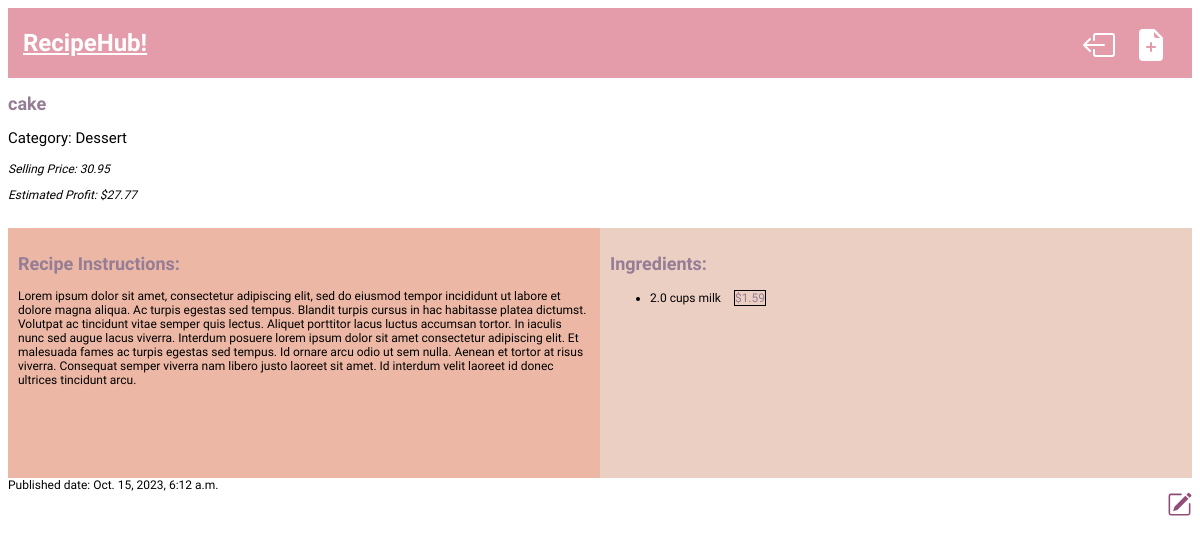
The app's page /recipes/2/ (signed in) with its own data.
### Recipehub/models.py (models this page shows, shortened)
class Recipe(models.Model):
    title = models.CharField(max_length=255)
    selling_price = models.FloatField()
    category = models.ForeignKey(Category, on_delete=models.CASCADE)
    instructions = models.TextField(default="No instructions provided.")
    created_date = models.DateTimeField(default=timezone.now)
    published_date = models.DateTimeField(blank=True, null=True)
    def profit_calculator(self):
        cost_price = 0
        recipe_indgredients = RecipeIngredient.objects.filter(recipe=self)
        for recipe_ingredient in recipe_indgredients:
            ingredient = recipe_ingredient.ingredient
            quantity = float(recipe_ingredient.quantity)
            ingredient_cost = ingredient.cost
            cost_price += quantity * ingredient_cost
        profit = self.selling_price - cost_price
        formatted_profit = "{:.2f}".format(profit)
        return formatted_profit

class Category(models.Model):
    name = models.CharField(max_length=225)

class RecipeIngredient(models.Model):
    recipe = models.ForeignKey(Recipe, on_delete=models.CASCADE)
    ingredient = models.ForeignKey(Ingredient, on_delete=models.CASCADE)
    quantity = models.FloatField()
    unit = models.CharField(max_length=50, choices=UnitChoices.choices, default=UnitChoices.OUNCE)

class Ingredient(models.Model):
    name = models.CharField(max_length=225)
    cost = models.FloatField()

### Recipehub/views.py (the view)
# urls.py: path('recipes/<int:pk>/', views.recipe_detail, name='recipe_detail'),
@login_required
def recipe_detail(request, pk):
    recipe = get_object_or_404(Recipe, pk=pk)
    recipe.formatted_profit = recipe.profit_calculator()
    recipe.recipe_ingredients = RecipeIngredient.objects.filter(recipe=recipe)
    return render(request, 'Recipehub/recipe_detail.html', {'recipe': recipe})

### Recipehub/templates/Recipehub/recipe_detail.html (shortened to what this page needs)
{% extends 'Recipehub/base.html' %}
{% block content %}
{% if user.is_authenticated %}
<ARTICLE>
    <h2>{{ recipe.title }}</h2>
    <p style="font-size: 15px;"></pstyle> Category: {{ recipe.category.name }} </p>
    <p><em>Selling Price: {{ recipe.selling_price }}</em></p>
    <p><em>Estimated Profit: ${{ recipe.formatted_profit }}</em></p>
    <br>
    <div class ="row">
        <div class="column" style="background-color:#ecb8a5;">
            <h2> Recipe Instructions: </h2>
            <p> {{ recipe.instructions | linebreaksbr}}</p>
        </div>
        <div class="column" style="background-color:#eccfc3;">
            <h2> Ingredients: </h2>
            <ul>
                {% for recipe_ingredient in recipe.recipe_ingredients %}
                    <li>
                        <span>{{ recipe_ingredient.quantity }} {{ recipe_ingredient.unit}}s {{ recipe_ingredient.ingredient.name }} </span>
                        <span class="ingredient-cost">${{ recipe_ingredient.ingredient.cost }}</span>
                    </li>
                {% endfor %}
            </div>
        </div>
    <time> Published date: {{ recipe.published_date }} </time>
     <aside class="actions" style="padding-right: 27 px">
        <a class="btn btn-secondary" href="{% url 'recipe_edit' pk=recipe.pk %}">
        </a>
    </aside>
</ARTICLE>
<br>
{% endif %}
{% endblock %}

### Recipehub/templates/Recipehub/base.html (shortened to what this page needs)
{% load static %}
<!DOCTYPE html>
<html>
<head>
    <link rel="stylesheet" href="{% static 'css/Recipehub.css' %}">
</head>
<body>
    <header class="page-header">
        <div class="container">
            {% if user.is_authenticated %}
                <a href="{% url 'recipe_create' %}" class="top-menu">
                </a>
                <a href="{% url 'logout' %}" class="top-menu">
                </a>
            {% else %}
                <a href="{% url 'login' %}" class="top-menu">
                    {% include './icons/login.svg' %}
                </a>
            {% endif %}
            <h1><a href="/">RecipeHub!</a></h1>
        </div>
    </header>
    <main class="container">
        <div class="row">
            <div class="col">
                {% block content %}
                {% endblock %}
            </div>
        </div>
    </main>
</body>
</html>

### Recipehub/static/css/Recipehub.css (style rules this page uses)
.page-header { padding: 5px; background: #e49cab; }
a { color: #e69646; font-family: 'Quicksand'; }
h1 a { color: white; font-family: 'Kaushan Script'; padding-left: 10px; }
body { font-family: 'Quicksand'; font-size: 12px; }
h2 { color: #957D95; }
* { box-sizing: border-box; }
.column { float: left; width: 50%; padding: 10px; height: 250px; }
.row:after { content: ""; display: table; clear: both; }
.ingredient-cost { margin-left: 10px; color: #957D95; border: .5px solid #000; line-height: 1.5 }
.btn-secondary, .btn-secondary:visited { color: #904C77; background: none; border-color: #904C77; float: right; }
.top-menu, .top-menu:hover, .top-menu:visited { color: #ffffff; float: right; font-size: 26pt; margin-right: 20px; }

### records on screen
Recipe: title "cake", category.name "Dessert", selling_price "30.95", formatted_profit "27.77", instructions "Lorem ipsum dolor sit amet, consectetur adipiscing elit, sed do eiusmod tempor incididunt ut labore et dolore magna aliqua. Ac turpis egestas sed tempus. Blandit turpis cursus in hac habitasse platea dictumst. Volutpat ac tincidunt vitae semper quis lectus. Aliquet porttitor lacus luctus accumsan tortor. In iaculis nunc sed augue lacus viverra. Interdum posuere lorem ipsum dolor sit amet consectetur adipiscing elit. Et malesuada fames ac turpis egestas sed tempus. Id ornare arcu odio ut sem nulla. Aenean et tortor at risus viverra. Consequat semper viverra nam libero justo laoreet sit amet. Id interdum velit laoreet id donec ultrices tincidunt arcu.", published_date "Oct. 15, 2023, 6:12 a.m."
RecipeIngredient: quantity "2.0", unit "cup", ingredient.name "milk", ingredient.cost "1.59"
